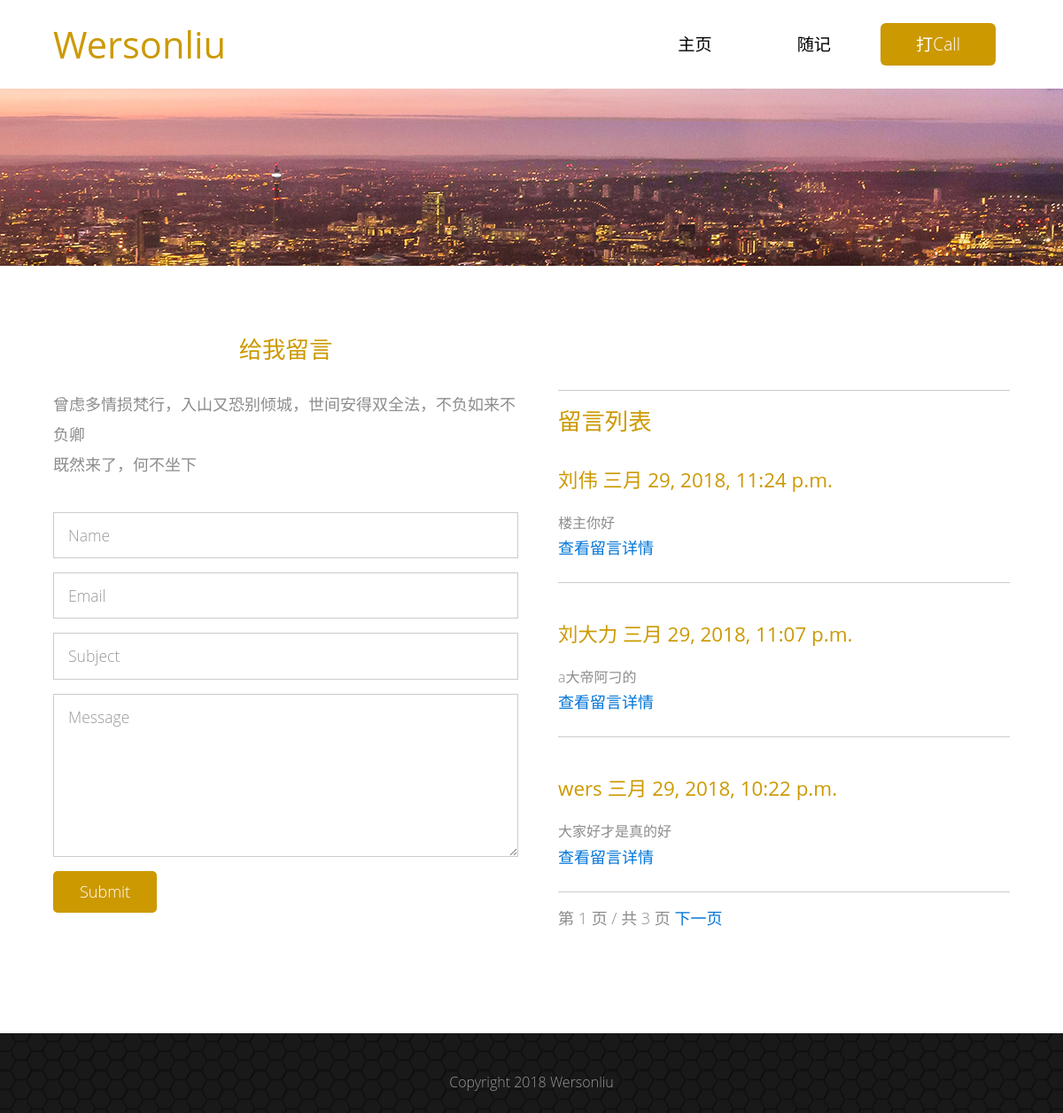
The app's page /messgae/, older data.
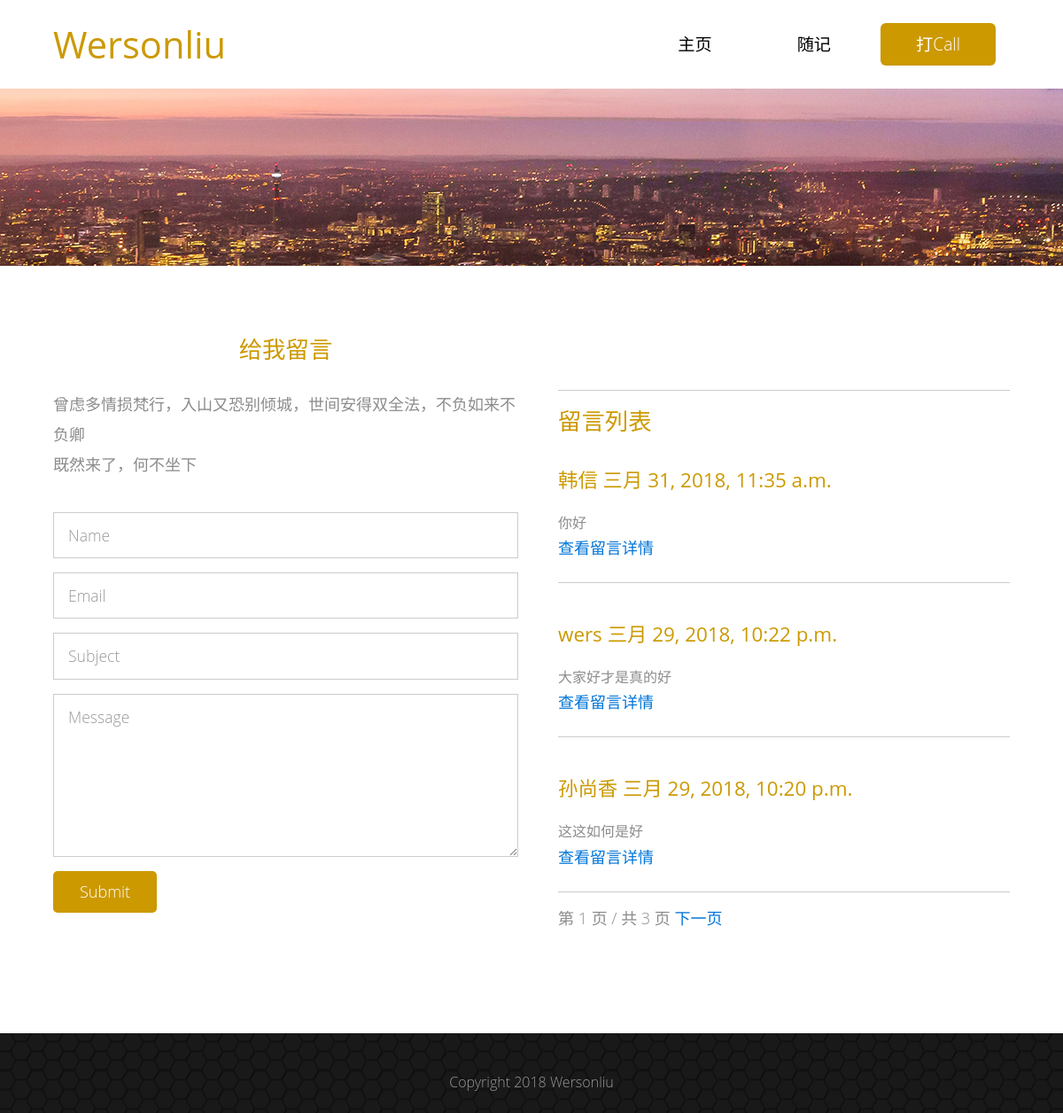
The same page, newer data.
### blog/models.py (models this page shows, shortened)
@python_2_unicode_compatible
class Comment(models.Model):
    name = models.CharField(max_length=100, verbose_name=u"用户名")
    email = models.EmailField(max_length=255, verbose_name=u"邮箱")
    subject = models.CharField(max_length=200, verbose_name=u"主题")
    text = models.TextField(verbose_name=u'正文')
    created_time = models.DateTimeField(auto_now_add=True)
    class Meta:
        verbose_name = u'留言'
        verbose_name_plural = verbose_name
    def get_absolute_url(self):
        return reverse('blog:msg', kwargs={'pk': self.pk})

### blog/views.py (the view)
# urls.py: url(r'^messgae/$', ShowComment.as_view(), name='message'),
class ShowComment(ListView):
    model = Comment
    queryset = Comment.objects.order_by('-created_time')
    template_name = 'message.html'
    context_object_name = 'msg_list'
    paginate_by = 3

### templates/message.html (shortened to what the changed rows need)
{% load staticfiles %}
<!DOCTYPE html>
<html>
<head>
    <link rel="stylesheet" href="http://fonts.useso.com/css?family=Open+Sans:300,400">
    <link rel="stylesheet" href="{% static 'css/bootstrap.min.css' %}">
    <link rel="stylesheet" href="{% static 'css/templatemo-style.css' %}">
</head>
<body>
<section class="tm-section">
    <div class="container-fluid">
        <div class="row">
            <div class="col-xs-12 col-sm-12 col-md-12 col-lg-6 col-xl-6 tm-contact-right">
                <div class="row tm-contact-row-related-posts">
                    <div class="col-xs-12">
                        <div class="tm-contact-related-posts-container">
                            {% for msg in msg_list %}
                                <div class="media tm-related-post">
                                    <div class="media-body">
                                        <a href="#"><h4 class="media-heading tm-gold-text tm-margin-b-15">{{ msg.name }}&nbsp{{ msg.created_time }}</h4>
                                        </a>
                                        <p class="tm-small-font tm-media-description">{{ msg.subject }}</p>
                                        <a href="{{ msg.get_absolute_url }}">查看留言详情</a>
                                    </div>
                                </div>
                            {% empty %}
                                <span>暂无留言!</span>
                            {% endfor %}
                        </div>
                    </div>
                </div>
            </div>
        </div>
    </div>
</section>
</body>
</html>

Row changes from the older to the newer data that the page shows:
removed Comment: name "刘伟", created_time "三月 29, 2018, 11:24 p.m.", subject "楼主你好"
removed Comment: name "刘大力", created_time "三月 29, 2018, 11:07 p.m.", subject "a大帝阿刁的"
added Comment: name "韩信", created_time "三月 31, 2018, 11:35 a.m.", subject "你好"
now on this page (row unchanged): Comment: name "孙尚香", created_time "三月 29, 2018, 10:20 p.m.", subject "这这如何是好"
